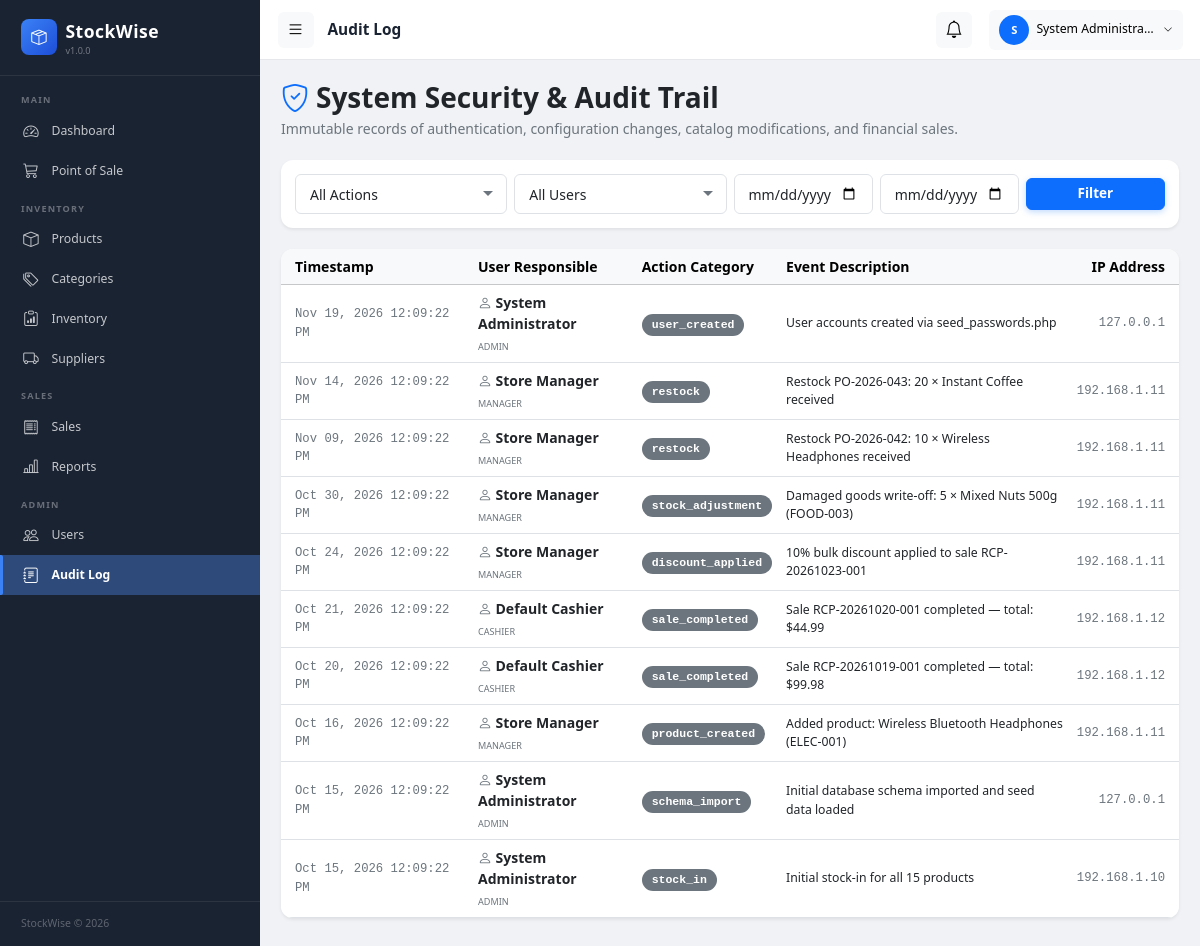
/audit_log.php (signed in), run on the app's committed database.
### tables this page shows
CREATE TABLE `audit_logs` (
    `id`          INT UNSIGNED  NOT NULL AUTO_INCREMENT,
    `user_id`     INT UNSIGNED,
    `action`      VARCHAR(100)  NOT NULL,
    `description` TEXT,
    `ip_address`  VARCHAR(45),
    `created_at`  DATETIME      NOT NULL DEFAULT CURRENT_TIMESTAMP,
    PRIMARY KEY (`id`),
    KEY `idx_audit_logs_user_id`    (`user_id`),
    KEY `idx_audit_logs_action`     (`action`),
    KEY `idx_audit_logs_created_at` (`created_at`),
    CONSTRAINT `fk_audit_logs_user`
        FOREIGN KEY (`user_id`) REFERENCES `users` (`id`) ON DELETE SET NULL
);

CREATE TABLE `users` (
    `id`         INT UNSIGNED NOT NULL AUTO_INCREMENT,
    `username`   VARCHAR(50)  NOT NULL,
    `email`      VARCHAR(150) NOT NULL,
    `password`   VARCHAR(255) NOT NULL,
    `full_name`  VARCHAR(100) NOT NULL,
    `role`       ENUM('admin','manager','cashier') NOT NULL DEFAULT 'cashier',
    `is_active`  TINYINT(1)   NOT NULL DEFAULT 1,
    `created_at` DATETIME     NOT NULL DEFAULT CURRENT_TIMESTAMP,
    `updated_at` DATETIME     NOT NULL DEFAULT CURRENT_TIMESTAMP ON UPDATE CURRENT_TIMESTAMP,
    PRIMARY KEY (`id`),
    UNIQUE KEY `uq_users_username` (`username`),
    UNIQUE KEY `uq_users_email`    (`email`),
    KEY `idx_users_role`      (`role`),
    KEY `idx_users_is_active`  (`is_active`)
);

### includes/auth.php (called while the page is built, shortened)
<?php
function getCurrentUser(): ?array
{
    return $_SESSION['user'] ?? null;
}
function isAdmin(): bool
{
    $user = getCurrentUser();
    return $user && $user['role'] === 'admin';
}
function isManager(): bool
{
    $user = getCurrentUser();
    return $user && in_array($user['role'], ['admin', 'manager'], true);
}

### audit_log.php (the view, shortened to what this page needs)
<?php
require_once __DIR__ . '/includes/config.php';
require_once __DIR__ . '/includes/auth.php';
$pageTitle = 'Audit Log';
$dateFrom     = trim($_GET['date_from'] ?? '');
$dateTo       = trim($_GET['date_to'] ?? '');
$page    = max(1, (int)($_GET['page'] ?? 1));
$perPage = 25;
$offset  = ($page - 1) * $perPage;
$where  = ['1=1'];
$params = [];
$whereSql = implode(' AND ', $where);
$stmt = $pdo->prepare("
    SELECT
        a.*,
        COALESCE(u.full_name, u.username, 'System') AS user_name,
        u.role AS user_role
    FROM audit_logs a
    LEFT JOIN users u ON a.user_id = u.id
    WHERE {$whereSql}
    ORDER BY a.created_at DESC
    LIMIT {$perPage} OFFSET {$offset}
");
$stmt->execute($params);
$logs = $stmt->fetchAll();
require_once __DIR__ . '/includes/header.php';
?>
<div class="d-flex flex-wrap justify-content-between align-items-center mb-4 gap-2">
    <div>
        <h2 class="fw-bold mb-1"><i class="bi bi-shield-check me-2 text-primary"></i>System Security & Audit Trail</h2>
        <p class="text-muted mb-0">Immutable records of authentication, configuration changes, catalog modifications, and financial sales.</p>
    </div>
</div>
<div class="card border-0 shadow-sm mb-4">
    <div class="card-body p-3">
        <form method="GET" action="audit_log.php" class="row g-2 align-items-center">
            <div class="col-md-3">
                <select name="action_filter" class="form-select">
                    <option value="all">All Actions</option>
                </select>
            </div>
            <div class="col-md-3">
                <select name="user_id" class="form-select">
                    <option value="0">All Users</option>
                </select>
            </div>
            <div class="col-md-2">
                <input type="date" name="date_from" class="form-control" value="<?= htmlspecialchars($dateFrom) ?>" placeholder="From Date">
            </div>
            <div class="col-md-2">
                <input type="date" name="date_to" class="form-control" value="<?= htmlspecialchars($dateTo) ?>" placeholder="To Date">
            </div>
            <div class="col-md-2 d-flex gap-2">
                <button type="submit" class="btn btn-primary w-100">Filter</button>
            </div>
        </form>
    </div>
</div>
<div class="card border-0 shadow-sm">
    <div class="card-body p-0">
        <div class="table-responsive">
            <table class="table table-hover align-middle mb-0">
                <thead class="table-light">
                    <tr>
                        <th class="ps-3" style="width: 190px;">Timestamp</th>
                        <th>User Responsible</th>
                        <th>Action Category</th>
                        <th>Event Description</th>
                        <th class="text-end pe-3">IP Address</th>
                    </tr>
                </thead>
                <tbody>
                    <?php if (empty($logs)): ?>
                        <tr><td colspan="5" class="text-center py-5 text-muted">No audit events match your criteria.</td></tr>
                    <?php else: ?>
                        <?php foreach ($logs as $l): ?>
                            <tr>
                                <td class="ps-3 text-muted small font-monospace">
                                    <?= date('M d, Y h:i:s A', strtotime($l['created_at'])) ?>
                                </td>
                                <td>
                                    <div class="fw-semibold text-dark"><i class="bi bi-person me-1 text-secondary"></i><?= htmlspecialchars($l['user_name']) ?></div>
                                    <?php if (!empty($l['user_role'])): ?>
                                        <small class="text-muted text-uppercase" style="font-size:0.65rem;"><?= htmlspecialchars($l['user_role']) ?></small>
                                    <?php endif; ?>
                                </td>
                                <td>
                                    <span class="badge bg-secondary font-monospace"><?= htmlspecialchars($l['action']) ?></span>
                                </td>
                                <td>
                                    <div class="text-dark small"><?= htmlspecialchars($l['description']) ?></div>
                                </td>
                                <td class="text-end pe-3 font-monospace small text-muted">
                                    <?= htmlspecialchars($l['ip_address'] ?? '127.0.0.1') ?>
                                </td>
                            </tr>
                        <?php endforeach; ?>
                    <?php endif; ?>
                </tbody>
            </table>
        </div>
    </div>
</div>
<?php require_once __DIR__ . '/includes/footer.php'; ?>

### includes/header.php (shortened to what this page needs)
<?php
require_once __DIR__ . '/auth.php';
$currentUser  = getCurrentUser();
$currentPage  = basename($_SERVER['PHP_SELF'], '.php');
$pageTitle    = $pageTitle ?? 'StockWise';
$isActive = static function (string ...$pages) use ($currentPage): bool {
    return in_array($currentPage, $pages, true);
};
?>
<!DOCTYPE html>
<html lang="en">
<head>
    <link rel="stylesheet"
          href="https://cdn.jsdelivr.net/npm/bootstrap@5.3.3/dist/css/bootstrap.min.css"
>
    <link rel="stylesheet"
          href="https://cdn.jsdelivr.net/npm/bootstrap-icons@1.11.3/font/bootstrap-icons.min.css">
    <link rel="stylesheet" href="<?= BASE_URL ?>/assets/css/style.css">
</head>
<body>
<nav id="sidebar">
    <a href="<?= BASE_URL ?>/dashboard.php" class="brand">
        <div class="brand-icon">
            <i class="bi bi-box-seam text-white" style="font-size:1.1rem;"></i>
        </div>
        <div>
            <span class="brand-name"><?= APP_NAME ?></span>
            <span class="brand-version">v<?= APP_VERSION ?></span>
        </div>
    </a>
    <nav class="mt-2 flex-grow-1">
        <div class="nav-section-label">Main</div>
        <a href="<?= BASE_URL ?>/dashboard.php"
           class="nav-link <?= $isActive('dashboard') ? 'active' : '' ?>">
            <i class="bi bi-speedometer2"></i> Dashboard
        </a>
        <a href="<?= BASE_URL ?>/pos.php"
           class="nav-link <?= $isActive('pos') ? 'active' : '' ?>">
            <i class="bi bi-cart3"></i> Point of Sale
        </a>
        <?php if (isManager()): ?>
        <div class="nav-section-label">Inventory</div>
        <a href="<?= BASE_URL ?>/products.php"
           class="nav-link <?= $isActive('products', 'product_add', 'product_edit') ? 'active' : '' ?>">
            <i class="bi bi-box"></i> Products
        </a>
        <a href="<?= BASE_URL ?>/categories.php"
           class="nav-link <?= $isActive('categories') ? 'active' : '' ?>">
            <i class="bi bi-tags"></i> Categories
        </a>
        <a href="<?= BASE_URL ?>/inventory.php"
           class="nav-link <?= $isActive('inventory') ? 'active' : '' ?>">
            <i class="bi bi-clipboard-data"></i> Inventory
        </a>
        <a href="<?= BASE_URL ?>/suppliers.php"
           class="nav-link <?= $isActive('suppliers', 'supplier_add', 'supplier_edit') ? 'active' : '' ?>">
            <i class="bi bi-truck"></i> Suppliers
        </a>
        <?php endif; ?>
        <div class="nav-section-label">Sales</div>
        <a href="<?= BASE_URL ?>/sales.php"
           class="nav-link <?= $isActive('sales', 'sale_view') ? 'active' : '' ?>">
            <i class="bi bi-receipt"></i> Sales
        </a>
        <?php if (isManager()): ?>
        <a href="<?= BASE_URL ?>/reports.php"
           class="nav-link <?= $isActive('reports') ? 'active' : '' ?>">
            <i class="bi bi-bar-chart-line"></i> Reports
        </a>
        <?php endif; ?>
        <?php if (isAdmin()): ?>
        <div class="nav-section-label">Admin</div>
        <a href="<?= BASE_URL ?>/users.php"
           class="nav-link <?= $isActive('users', 'user_add', 'user_edit') ? 'active' : '' ?>">
            <i class="bi bi-people"></i> Users
        </a>
        <a href="<?= BASE_URL ?>/audit_log.php"
           class="nav-link <?= $isActive('audit_log') ? 'active' : '' ?>">
            <i class="bi bi-journal-text"></i> Audit Log
        </a>
        <?php endif; ?>
    </nav>
    <div class="sidebar-footer">
        <?= APP_NAME ?> &copy; <?= date('Y') ?>
    </div>
</nav>
<header id="topbar">
    <button id="sidebar-toggle"
            class="btn btn-sm btn-light border-0 d-flex align-items-center justify-content-center"
            style="width:36px;height:36px;"
            aria-label="Toggle sidebar">
        <i class="bi bi-list fs-5"></i>
    </button>
    <span class="topbar-title"><?= htmlspecialchars($pageTitle, ENT_QUOTES, 'UTF-8') ?></span>
    <div class="position-relative me-1">
        <a href="<?= BASE_URL ?>/inventory.php?filter=low_stock"
           class="btn btn-sm btn-light border-0 position-relative"
           title="Low stock alerts"
           style="width:36px;height:36px;">
            <i class="bi bi-bell fs-5"></i>
        </a>
    </div>
    <div class="dropdown">
        <button class="btn btn-sm btn-light border-0 d-flex align-items-center gap-2"
                type="button"
                data-bs-toggle="dropdown"
                aria-expanded="false"
                style="max-width:200px;">
            <div class="rounded-circle bg-primary text-white d-flex align-items-center justify-content-center flex-shrink-0"
                 style="width:30px;height:30px;font-size:.8rem;font-weight:600;">
                <?= strtoupper(substr($currentUser['full_name'] ?? $currentUser['username'], 0, 1)) ?>
            </div>
            <span class="d-none d-md-block text-truncate" style="max-width:120px;font-size:.875rem;font-weight:500;">
                <?= htmlspecialchars($currentUser['full_name'] ?? $currentUser['username'], ENT_QUOTES, 'UTF-8') ?>
            </span>
            <i class="bi bi-chevron-down d-none d-md-block" style="font-size:.65rem;"></i>
        </button>
    </div>
</header>
<div class="main-content">

### includes/footer.php (shortened to what this page needs)
</div>
<div class="toast-container position-fixed bottom-0 end-0 p-3" style="z-index: 1090;">
</div>
</body>
</html>

### assets/css/style.css (style rules this page uses)
:root { --sw-primary: #0d6efd; --sw-primary-light: #3d8bfd; --sw-primary-dark: #0a58ca; --sidebar-bg: #1a2332; --sidebar-width: 260px; --sidebar-text: #c8d3e3; --sidebar-heading: #ffffff; --sidebar-muted: #6b7f99; --sidebar-hover-bg: rgba(255,255,255,0.08); --sidebar-active-bg: #0d6efd; --sidebar-border: rgba(255,255,255,0.08); --topbar-height: 60px; --content-bg: #f8f9fa; --card-bg: #ffffff; --color-blue: #0d6efd; --color-green: #198754; --color-orange: #fd7e14; --color-red: #dc3545; --color-purple: #6f42c1; --color-yellow: #ffc107; --color-cyan: #0dcaf0; --font-family-base: 'Segoe UI', system-ui, -apple-system, sans-serif; --font-size-base: 14px; --font-size-sm: 12px; --font-size-xs: 11px; --font-size-lg: 16px; --radius-sm: 6px; --radius-md: 10px; --radius-lg: 14px; --radius-xl: 20px; --radius-pill: 50rem; --shadow-sm: 0 1px 4px rgba(0,0,0,.06), 0 1px 2px rgba(0,0,0,.04); --shadow-md: 0 4px 16px rgba(0,0,0,.08), 0 1px 4px rgba(0,0,0,.04); --shadow-lg: 0 8px 32px rgba(0,0,0,.12), 0 2px 8px rgba(0,0,0,.06); --transition-fast: 150ms ease; --transition-base: 250ms ease; --transition-slow: 350ms ease; }
*, *::before, *::after { box-sizing: border-box; margin: 0; padding: 0; }
html { font-size: var(--font-size-base); scroll-behavior: smooth; }
body { font-family: var(--font-family-base); font-size: var(--font-size-base); color: #212529; background-color: var(--content-bg); line-height: 1.5; -webkit-font-smoothing: antialiased; }
a { color: var(--sw-primary); text-decoration: none; transition: color var(--transition-fast); }
.sidebar-footer { padding: 14px 16px; border-top: 1px solid var(--sidebar-border); display: flex; align-items: center; gap: 10px; flex-shrink: 0; }
.main-content { flex: 1; padding: 24px; }
.card { background: var(--card-bg); border-radius: 12px; border: 1px solid rgba(0,0,0,0.05); box-shadow: var(--shadow-sm); overflow: hidden; }
.card-body { padding: 20px; }
.form-control, .form-select { display: block; width: 100%; height: 40px; padding: 0 14px; font-size: 14px; font-family: inherit; color: #212529; background: #fff; border: 1.5px solid #dee2e6; border-radius: var(--radius-sm); outline: none; transition: all var(--transition-fast); -webkit-appearance: none; appearance: none; }
.form-control::placeholder { color: #adb5bd; }
.form-select { background-repeat: no-repeat; background-position: right 12px center; padding-right: 36px; cursor: pointer; }
.badge { display: inline-flex; align-items: center; padding: 3px 10px; border-radius: var(--radius-pill); font-size: 11.5px; font-weight: 600; line-height: 1.4; white-space: nowrap; }
.btn { display: inline-flex; align-items: center; justify-content: center; gap: 6px; padding: 8px 16px; font-size: 13.5px; font-weight: 600; font-family: inherit; border: 1.5px solid transparent; border-radius: var(--radius-sm); cursor: pointer; line-height: 1; transition: all var(--transition-fast); text-decoration: none; white-space: nowrap; user-select: none; }
.btn-sm { padding: 5px 10px; font-size: 12px; }
.btn-primary { background: var(--sw-primary); border-color: var(--sw-primary); color: #fff; box-shadow: 0 2px 6px rgba(13,110,253,0.25); }
.toast-container { position: fixed; top: 20px; right: 20px; z-index: 10000; display: flex; flex-direction: column; gap: 10px; pointer-events: none; }
.text-primary { color: var(--sw-primary) !important; }
.text-muted { color: #6c757d !important; }
.text-dark { color: #212529 !important; }
.fw-semibold { font-weight: 600; }
.fw-bold { font-weight: 700; }

### data on the page
audit_logs: created_at "Nov 19, 2026 12:09:22 PM", user_name "System Administrator", user.role "ADMIN", action "user_created", description "User accounts created via seed_passwords.php", ip_address "127.0.0.1"
audit_logs: created_at "Nov 14, 2026 12:09:22 PM", user_name "Store Manager", user.role "MANAGER", action "restock", description "Restock PO-2026-043: 20 × Instant Coffee received", ip_address "192.168.1.11"
audit_logs: created_at "Nov 09, 2026 12:09:22 PM", user_name "Store Manager", user.role "MANAGER", action "restock", description "Restock PO-2026-042: 10 × Wireless Headphones received", ip_address "192.168.1.11"
audit_logs: created_at "Oct 30, 2026 12:09:22 PM", user_name "Store Manager", user.role "MANAGER", action "stock_adjustment", description "Damaged goods write-off: 5 × Mixed Nuts 500g (FOOD-003)", ip_address "192.168.1.11"
audit_logs: created_at "Oct 24, 2026 12:09:22 PM", user_name "Store Manager", user.role "MANAGER", action "discount_applied", description "10% bulk discount applied to sale RCP-20261023-001", ip_address "192.168.1.11"
audit_logs: created_at "Oct 21, 2026 12:09:22 PM", user_name "Default Cashier", user.role "CASHIER", action "sale_completed", description "Sale RCP-20261020-001 completed — total: $44.99", ip_address "192.168.1.12"
audit_logs: created_at "Oct 20, 2026 12:09:22 PM", user_name "Default Cashier", user.role "CASHIER", action "sale_completed", description "Sale RCP-20261019-001 completed — total: $99.98", ip_address "192.168.1.12"
audit_logs: created_at "Oct 16, 2026 12:09:22 PM", user_name "Store Manager", user.role "MANAGER", action "product_created", description "Added product: Wireless Bluetooth Headphones (ELEC-001)", ip_address "192.168.1.11"
audit_logs: created_at "Oct 15, 2026 12:09:22 PM", user_name "System Administrator", user.role "ADMIN", action "schema_import", description "Initial database schema imported and seed data loaded", ip_address "127.0.0.1"
audit_logs: created_at "Oct 15, 2026 12:09:22 PM", user_name "System Administrator", user.role "ADMIN", action "stock_in", description "Initial stock-in for all 15 products", ip_address "192.168.1.10"

### other printed values
APP_NAME "StockWise"
APP_VERSION "1.0.0"
$pageTitle "Audit Log"
substr($currentUser['full_name'] ?? $currentUser['username'], 0, 1) "S"
$currentUser['full_name'] "System Administra…"
